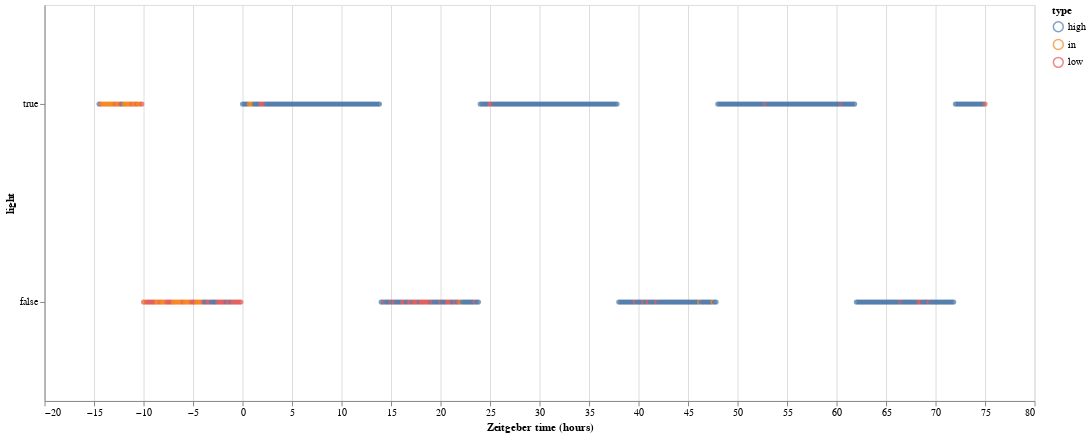

The notebook cell this image was saved under:
### Code cell
alt.Chart(df.loc[df['location']==1, :], height = 400, width = 1000
         ).mark_point(size =10
         ).encode(
             x=alt.X('zeit:Q', title='Zeitgeber time (hours)'),
             y=alt.Y('light:N', sort = [True, False]),
             color ='type:N',
             order = 'zeit:Q'
         )

### Figure 1 — Vega-Lite specification as saved in the notebook (floating-point values rounded to 4 significant figures; data arrays with more than 128 entries replaced by an {"elided": "..."} marker saying what was removed)
{"$schema": "https://vega.github.io/schema/vega-lite/v2.6.0.json", "config": {"view": {"height": 300, "width": 400}}, "data": {"name": "data-52abb4aae5160fe10c49053a46a0abb3"}, "datasets": {"data-52abb4aae5160fe10c49053a46a0abb3": {"elided": "538 records"}}, "encoding": {"color": {"field": "type", "type": "nominal"}, "order": {"field": "zeit", "type": "quantitative"}, "x": {"field": "zeit", "title": "Zeitgeber time (hours)", "type": "quantitative"}, "y": {"field": "light", "sort": [true, false], "type": "nominal"}}, "height": 400, "mark": {"size": 10, "type": "point"}, "width": 1000}
